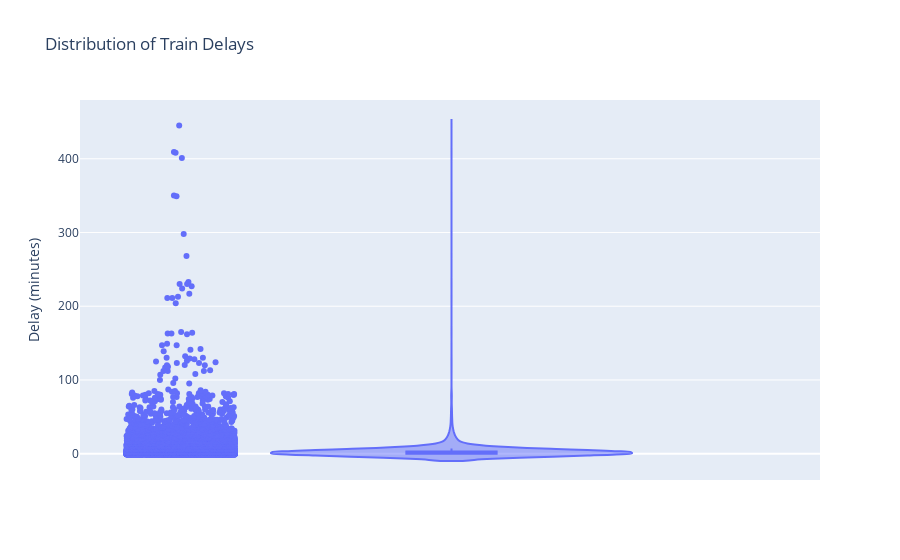

The notebook cell saved with this chart:
### Code cell
fig = px.violin(df, y="DelayMinutes", box=True, points="all",
                title="Distribution of Train Delays",
                labels={"DelayMinutes": "Delay (minutes)"})

fig.show()

### Figure 1 — Plotly figure (JSON) as saved in the notebook; plotly's stock layout.template omitted (floating-point values rounded to 4 significant figures; data arrays with more than 128 entries replaced by an {"elided": "..."} marker saying what was removed)
{"data": [{"alignmentgroup": "True", "box": {"visible": true}, "hovertemplate": "Delay (minutes)=%{y}<extra></extra>", "legendgroup": "", "marker": {"color": "#636efa"}, "name": "", "offsetgroup": "", "orientation": "v", "points": "all", "scalegroup": "True", "showlegend": false, "type": "violin", "x0": " ", "xaxis": "x", "y": {"elided": "31363 float values"}, "y0": " ", "yaxis": "y"}], "layout": {"legend": {"tracegroupgap": 0}, "title": {"text": "Distribution of Train Delays"}, "violinmode": "group", "xaxis": {"anchor": "y", "domain": [0, 1]}, "yaxis": {"anchor": "x", "domain": [0, 1], "title": {"text": "Delay (minutes)"}}}}
